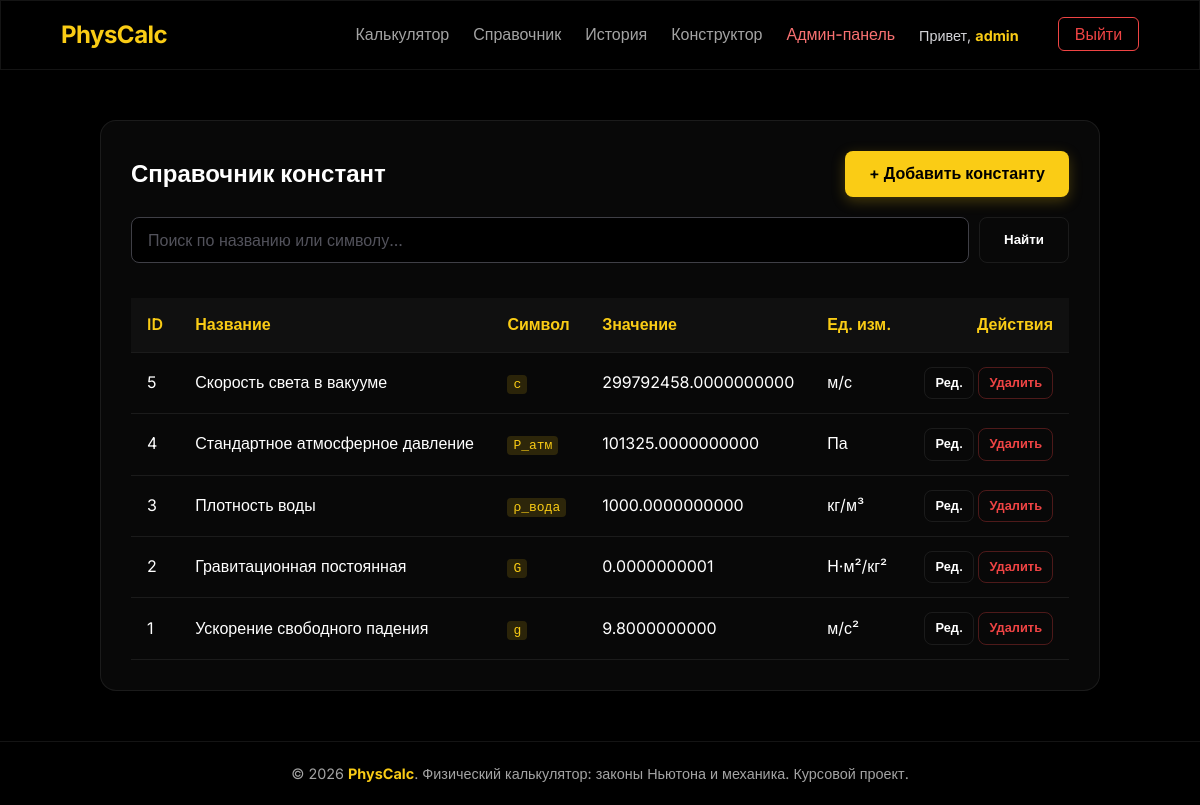
The app's page /admin/constants.php (signed in) with its own data.
### tables this page shows
CREATE TABLE IF NOT EXISTS constants (
    id INT AUTO_INCREMENT PRIMARY KEY,
    name VARCHAR(100) NOT NULL,
    symbol VARCHAR(20) NOT NULL,
    value DECIMAL(20,10) NOT NULL,
    unit VARCHAR(50) NOT NULL,
    description TEXT
);

### admin/constants.php (the view, shortened to what this page needs)
<?php
require_once __DIR__ . '/../includes/db.php';
$search = $_GET['search'] ?? '';
$page = isset($_GET['page']) ? max(1, (int)$_GET['page']) : 1;
$limit = 10;
$offset = ($page - 1) * $limit;
$where = '';
$params = [];
$sql = "SELECT * FROM constants $where ORDER BY id DESC LIMIT " . (int)$limit . " OFFSET " . (int)$offset;
$stmt = $pdo->prepare($sql);
$stmt->execute($params);
$constants = $stmt->fetchAll();
require_once __DIR__ . '/../includes/header.php';
?>
<div class="glass-panel" style="padding: 30px; width: 100%; max-width: 1000px; margin: 0 auto;">
    <div style="display: flex; justify-content: space-between; align-items: center; margin-bottom: 20px;">
        <h2>Справочник констант</h2>
        <a href="/admin/constant_edit.php" class="btn btn-primary">+ Добавить константу</a>
    </div>
    <form method="GET" action="/admin/constants.php" style="display: flex; gap: 10px; margin-bottom: 20px;" class="form-modern">
        <input type="text" name="search" placeholder="Поиск по названию или символу..." value="<?= htmlspecialchars($search) ?>" style="flex: 1;">
        <button type="submit" class="btn btn-secondary">Найти</button>
    </form>
    <div style="overflow-x: auto;">
        <table class="glass-table">
            <thead>
                <tr>
                    <th>ID</th>
                    <th>Название</th>
                    <th>Символ</th>
                    <th>Значение</th>
                    <th>Ед. изм.</th>
                    <th style="text-align: right;">Действия</th>
                </tr>
            </thead>
            <tbody>
                <?php if (empty($constants)): ?>
                    <tr><td colspan="6" style="text-align: center;">Записи не найдены</td></tr>
                <?php else: ?>
                    <?php foreach ($constants as $c): ?>
                        <tr>
                            <td><?= $c['id'] ?></td>
                            <td><?= htmlspecialchars($c['name']) ?></td>
                            <td><code><?= htmlspecialchars($c['symbol']) ?></code></td>
                            <td><?= htmlspecialchars($c['value']) ?></td>
                            <td><?= htmlspecialchars($c['unit']) ?></td>
                            <td style="text-align: right;">
                                <a href="/admin/constant_edit.php?id=<?= $c['id'] ?>" class="btn btn-secondary" style="padding: 5px 10px; font-size: 0.8rem;">Ред.</a>
                                <a href="/admin/constants.php?delete=<?= $c['id'] ?>" class="btn btn-secondary" style="padding: 5px 10px; font-size: 0.8rem; color: #ef4444; border-color: rgba(239, 68, 68, 0.3);" onclick="return confirm('Вы уверены, что хотите удалить эту константу?');">Удалить</a>
                            </td>
                        </tr>
                    <?php endforeach; ?>
                <?php endif; ?>
            </tbody>
        </table>
    </div>
</div>
<?php require_once __DIR__ . '/../includes/footer.php'; ?>

### css/style.css (style rules this page uses)
:root { --primary-color: #facc15; --primary-hover: #eab308; --secondary-color: #262626; --bg-color: #000000; --panel-bg: #0a0a0a; --glass-bg: rgba(10, 10, 10, 0.8); --glass-border: rgba(255, 255, 255, 0.08); --glass-shadow: 0 8px 32px 0 rgba(0, 0, 0, 0.9); --text-primary: #ffffff; --text-secondary: #a3a3a3; --accent-glow: rgba(250, 204, 21, 0.25); }
* { margin: 0; padding: 0; box-sizing: border-box; }
body { font-family: 'Inter', sans-serif; background-color: var(--bg-color); color: var(--text-primary); display: flex; flex-direction: column; min-height: 100vh; line-height: 1.6; }
.glass-panel { background: var(--glass-bg); backdrop-filter: blur(12px); -webkit-backdrop-filter: blur(12px); border: 1px solid var(--glass-border); border-radius: 16px; box-shadow: var(--glass-shadow); }
.btn { display: inline-block; padding: 10px 24px; border-radius: 8px; font-weight: 600; text-decoration: none; transition: all 0.3s ease; cursor: pointer; border: none; text-align: center; }
.btn-primary { background-color: var(--primary-color); color: #000000 !important; box-shadow: 0 4px 14px 0 var(--accent-glow); }
.btn-secondary { background-color: transparent; color: var(--text-primary); border: 1px solid var(--glass-border); }
.form-modern input { width: 100%; padding: 12px 16px; background: #000000; border: 1px solid #3f3f46; border-radius: 8px; color: #ffffff; font-family: inherit; font-size: 1rem; transition: all 0.3s ease; }
.form-modern input::placeholder { color: #52525b; }
.glass-table { width: 100%; border-collapse: collapse; margin-top: 15px; color: var(--text-primary); }
.glass-table th, .glass-table td { padding: 14px 16px; border-bottom: 1px solid var(--glass-border); text-align: left; }
.glass-table th { font-weight: 600; color: var(--primary-color); background: rgba(255, 255, 255, 0.03); }
.glass-table code { background: rgba(250, 204, 21, 0.15); padding: 2px 6px; border-radius: 4px; font-family: monospace; color: var(--primary-color); }

### records on screen
constants: id "5", name "Скорость света в вакууме", symbol "c", value "299792458.0000000000", unit "м/с"
constants: id "4", name "Стандартное атмосферное давление", symbol "P_атм", value "101325.0000000000", unit "Па"
constants: id "3", name "Плотность воды", symbol "ρ_вода", value "1000.0000000000", unit "кг/м³"
constants: id "2", name "Гравитационная постоянная", symbol "G", value "0.0000000001", unit "Н·м²/кг²"
constants: id "1", name "Ускорение свободного падения", symbol "g", value "9.8000000000", unit "м/с²"

### other values on screen
$username "admin"
